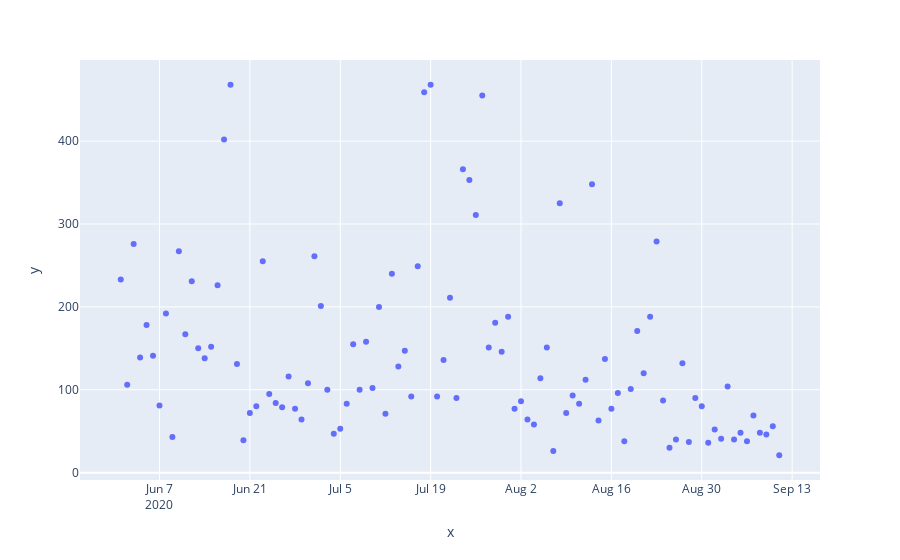

The notebook cell saved with this chart:
### Code cell
simp_data = pd.DataFrame({'date':sorted(list(set(data.date))),'sales':quant})
simp_data.columns = ['ds','y']
# replace extreme value with second largest value
simp_data.loc[17,'y']=468
fig2 = px.scatter(x=sorted(list(set(data.date))), y=simp_data['y'])
fig2.show()

### Figure 1 — Plotly figure (JSON) as saved in the notebook; plotly's stock layout.template omitted (floating-point values rounded to 4 significant figures)
{"data": [{"hovertemplate": "x=%{x}<br>y=%{y}<extra></extra>", "legendgroup": "", "marker": {"color": "#636efa", "symbol": "circle"}, "mode": "markers", "name": "", "orientation": "v", "showlegend": false, "type": "scatter", "x": ["2020-06-01", "2020-06-02", "2020-06-03", "2020-06-04", "2020-06-05", "2020-06-06", "2020-06-07", "2020-06-08", "2020-06-09", "2020-06-10", "2020-06-11", "2020-06-12", "2020-06-13", "2020-06-14", "2020-06-15", "2020-06-16", "2020-06-17", "2020-06-18", "2020-06-19", "2020-06-20", "2020-06-21", "2020-06-22", "2020-06-23", "2020-06-24", "2020-06-25", "2020-06-26", "2020-06-27", "2020-06-28", "2020-06-29", "2020-06-30", "2020-07-01", "2020-07-02", "2020-07-03", "2020-07-04", "2020-07-05", "2020-07-06", "2020-07-07", "2020-07-08", "2020-07-09", "2020-07-10", "2020-07-11", "2020-07-12", "2020-07-13", "2020-07-14", "2020-07-15", "2020-07-16", "2020-07-17", "2020-07-18", "2020-07-19", "2020-07-20", "2020-07-21", "2020-07-22", "2020-07-23", "2020-07-24", "2020-07-25", "2020-07-26", "2020-07-27", "2020-07-28", "2020-07-29", "2020-07-30", "2020-07-31", "2020-08-01", "2020-08-02", "2020-08-03", "2020-08-04", "2020-08-05", "2020-08-06", "2020-08-07", "2020-08-08", "2020-08-09", "2020-08-10", "2020-08-11", "2020-08-12", "2020-08-13", "2020-08-14", "2020-08-15", "2020-08-16", "2020-08-17", "2020-08-18", "2020-08-19", "2020-08-20", "2020-08-21", "2020-08-22", "2020-08-23", "2020-08-24", "2020-08-25", "2020-08-26", "2020-08-27", "2020-08-28", "2020-08-29", "2020-08-30", "2020-08-31", "2020-09-01", "2020-09-02", "2020-09-03", "2020-09-04", "2020-09-05", "2020-09-06", "2020-09-07", "2020-09-08", "2020-09-09", "2020-09-10", "2020-09-11"], "xaxis": "x", "y": [233, 106, 276, 139, 178, 141, 81, 192, 43, 267, 167, 231, 150, 138, 152, 226, 402, 468, 131, 39, 72, 80, 255, 95, 84, 79, 116, 77, 64, 108, 261, 201, 100, 47, 53, 83, 155, 100, 158, 102, 200, 71, 240, 128, 147, 92, 249, 459, 468, 92, 136, 211, 90, 366, 353, 311, 455, 151, 181, 146, 188, 77, 86, 64, 58, 114, 151, 26, 325, 72, 93, 83, 112, 348, 63, 137, 77, 96, 38, 101, 171, 120, 188, 279, 87, 30, 40, 132, 37, 90, 80, 36, 52, 41, 104, 40, 48, 38, 69, 48, 46, 56, 21], "yaxis": "y"}], "layout": {"legend": {"tracegroupgap": 0}, "margin": {"t": 60}, "xaxis": {"anchor": "y", "domain": [0, 1], "title": {"text": "x"}}, "yaxis": {"anchor": "x", "domain": [0, 1], "title": {"text": "y"}}}}
